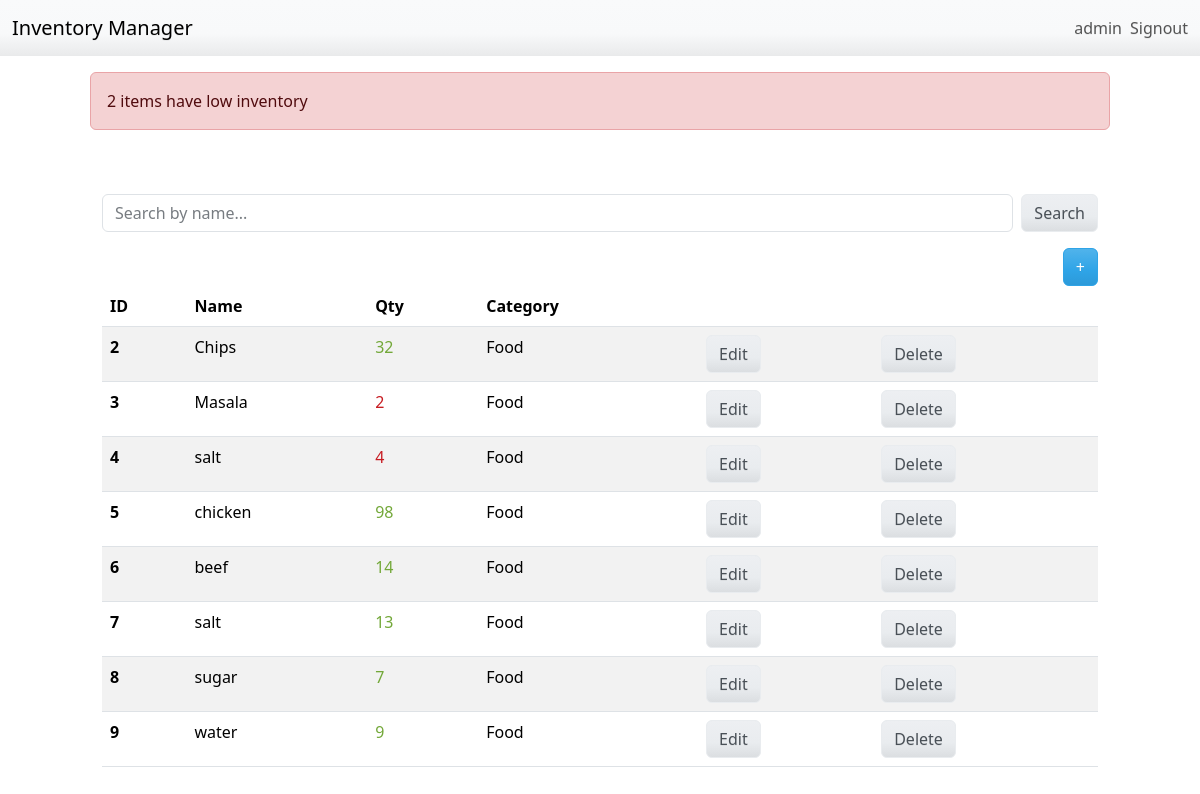
/dashboard/ (signed in), run on the app's committed database.
### inventory/models.py (models this page shows, shortened)
class InventoryItem(models.Model):
    name = models.CharField(max_length=200)
    quantity = models.IntegerField()
    category = models.ForeignKey('Category', on_delete=models.SET_NULL, blank=True, null=True)
    date_created = models.DateTimeField(auto_now_add=True)
    user = models.ForeignKey(User, on_delete=models.CASCADE)

class Category(models.Model):
    name = models.CharField(max_length=200)
    class Meta:
        verbose_name_plural = 'categories'

### inventory/views.py (the view)
# urls.py: path('dashboard/', Dashboard.as_view(), name='dashboard'),
class Dashboard(LoginRequiredMixin, View):
    def get(self, request):
        items = InventoryItem.objects.filter(user=self.request.user.id).order_by('id')
        low_inventory = InventoryItem.objects.filter(
            user=self.request.user.id,
            quantity__lte=LOW_QUANTITY
        )
        if low_inventory.count() > 0:
            if low_inventory.count() > 1:
                messages.error(request, f'{low_inventory.count()} items have low inventory')
            else:
                messages.error(request, f'{low_inventory.count()} item has low inventory')
        low_inventory_ids = InventoryItem.objects.filter(
            user=self.request.user.id,
            quantity__lte=LOW_QUANTITY
        ).values_list('id', flat=True)
        query = request.GET.get('q', '')
        if query:
            items = InventoryItem.objects.filter(name__icontains=query)
        else:
            items = InventoryItem.objects.all()
        return render(request, 'inventory/dashboard.html', {'items': items, 'low_inventory_ids': low_inventory_ids})

### inventory/templates/inventory/dashboard.html (shortened to what this page needs)
{% extends 'inventory/base.html' %}
{% block content %}
    {% if messages %}
        <div class="row mt-3">
            {% for message in messages %}
                {% if message.tags == 'error' %}
                    <div class="col-md-10 col-12 mx-auto alert alert-danger">
                        {{ message }}
                    </div>
                {% else %}
                    <div class="col-md-10 col-12 mx-auto alert alert-success">
                        {{ message }}
                    </div>
                {% endif %}
            {% endfor %}
        </div>
    {% endif %}
     <div class="row">
        <div class="col-md-10 col-12 mx-auto mt-5">
            <form method="get" class="mb-3 d-flex" role="search">
                <input class="form-control me-2" type="search" name="q" placeholder="Search by name..." value="{{ request.GET.q }}">
                <button class="btn btn-secondary" type="submit">Search</button>
            </form>
            <div class="d-flex justify-content-end">
                <a href="{% url 'add-item' %}" class="btn btn-primary">+</a>
            </div>
                <table class="table table-hover table-striped">
                    <thead>
                        <tr>
                            <th scope="col">ID</th>
                            <th scope="col">Name</th>
                            <th scope="col">Qty</th>
                            <th scope="col">Category</th>
                            <th scope="col"></th>
                            <th scope="col"></th>
                        </tr>
                    </thead>
                    <tbody>
                        {% for item in items %}
                        <tr>
                            <th scope="row">{{ item.id }}</th>
                            <td>{{ item.name }}</td>
                            {% if item.id in low_inventory_ids %}
                                <td class="text-danger">{{ item.quantity }}</td>
                            {% else %}
                                <td class="text-success">{{ item.quantity }}</td>
                            {% endif %}
                            <td>{{ item.category.name }}</td>
                            <td><a href="{% url 'edit-item' item.id %}" class="btn btn-secondary">Edit</a></td>
                            <td><a href="{% url 'delete-item' item.id %}" class="btn btn-secondary">Delete</a></td>
                        </tr>
                        {% endfor %}
                    </tbody>
                </table>
        </div>
    </div>
{% endblock content %}

### inventory/templates/inventory/base.html (shortened to what this page needs)
<!DOCTYPE html>
<html lang="en">
<head>
    <link href="https://cdn.jsdelivr.net/npm/bootswatch@5.2.3/dist/cerulean/bootstrap.min.css" rel="stylesheet">
</head>
<body>
    {% include 'inventory/navigation.html' %}
    {% block content %}
    {% endblock content %}
</body>
</html>

### inventory/templates/inventory/navigation.html (shortened to what this page needs)
<nav class="navbar navbar-expand-lg bg-light">
    <div class="container-fluid">
        <a class="navbar-brand" href="{% url 'index' %}">Inventory Manager</a>
        <div class="collapse navbar-collapse" id="navbarNav">
            <ul class="navbar-nav ms-auto">
                {% if user.is_authenticated %}
                <li class="nav-item">
                    <a class="nav-link" href="#" >{{ user.username }}</a>
                </li>
                <li class="nav-item d-flex align-items-center">
                    <form action="{% url 'logout' %}" method="post" class="d-inline">
                        <button type="submit" class="btn btn-link nav-link p-0" style="border: none; background: none;">Signout</button>
                    </form>
                </li>
                {% endif %}
            </ul>
        </div>
    </div>
</nav>

### data on the page
InventoryItem: id "2", name "Chips", quantity "32", category.name "Food"
InventoryItem: id "3", name "Masala", quantity "2", category.name "Food"
InventoryItem: id "4", name "salt", quantity "4", category.name "Food"
InventoryItem: id "5", name "chicken", quantity "98", category.name "Food"
InventoryItem: id "6", name "beef", quantity "14", category.name "Food"
InventoryItem: id "7", name "salt", quantity "13", category.name "Food"
InventoryItem: id "8", name "sugar", quantity "7", category.name "Food"
InventoryItem: id "9", name "water", quantity "9", category.name "Food"

### other printed values
{{ user.username }} "admin"
{{ message }} "2 items have low inventory"
